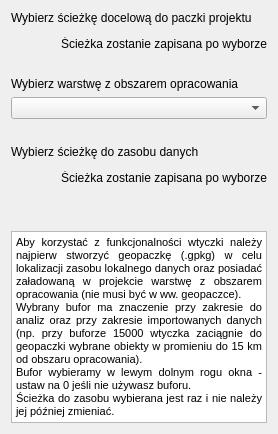
      <widget class="QWidget" name="tab_10">
       <attribute name="title">
        <string>Ustawienia</string>
       </attribute>
       <layout class="QVBoxLayout" name="verticalLayout">
        <item>
         <layout class="QVBoxLayout" name="verticalLayout_3">
          <item>
           <widget class="QLabel" name="label_3">
            <property name="text">
             <string>Wybierz ścieżkę docelową do paczki projektu</string>
            </property>
           </widget>
          </item>
          <item>
           <widget class="QgsFileWidget" name="project_path"/>
          </item>
          <item>
           <widget class="QLabel" name="label_14">
            <property name="text">
             <string>Ścieżka zostanie zapisana po wyborze</string>
            </property>
            <property name="alignment">
             <set>Qt::AlignRight|Qt::AlignTrailing|Qt::AlignVCenter</set>
            </property>
           </widget>
          </item>
          <item>
           <spacer name="verticalSpacer_10">
            <property name="orientation">
             <enum>Qt::Vertical</enum>
            </property>
            <property name="sizeType">
             <enum>QSizePolicy::Fixed</enum>
            </property>
            <property name="sizeHint" stdset="0">
             <size>
              <width>20</width>
              <height>20</height>
             </size>
            </property>
           </spacer>
          </item>
          <item>
           <widget class="QLabel" name="label_2">
            <property name="maximumSize">
             <size>
              <width>16777215</width>
              <height>5000</height>
             </size>
            </property>
            <property name="text">
             <string>Wybierz warstwę z obszarem opracowania</string>
            </property>
           </widget>
          </item>
          <item>
           <widget class="QgsMapLayerComboBox" name="layer_area"/>
          </item>
          <item>
           <spacer name="verticalSpacer_14">
            <property name="orientation">
             <enum>Qt::Vertical</enum>
            </property>
            <property name="sizeType">
             <enum>QSizePolicy::Fixed</enum>
            </property>
            <property name="sizeHint" stdset="0">
             <size>
              <width>20</width>
              <height>20</height>
             </size>
            </property>
           </spacer>
          </item>
          <item>
           <widget class="QLabel" name="label_17">
            <property name="text">
             <string>Wybierz ścieżkę do zasobu danych</string>
            </property>
           </widget>
          </item>
          <item>
           <widget class="QgsFileWidget" name="resource_path"/>
          </item>
          <item>
           <widget class="QLabel" name="label_21">
            <property name="text">
             <string>Ścieżka zostanie zapisana po wyborze</string>
            </property>
            <property name="alignment">
             <set>Qt::AlignRight|Qt::AlignTrailing|Qt::AlignVCenter</set>
            </property>
           </widget>
          </item>
          <item>
           <spacer name="verticalSpacer">
            <property name="orientation">
             <enum>Qt::Vertical</enum>
            </property>
            <property name="sizeHint" stdset="0">
             <size>
              <width>20</width>
              <height>40</height>
             </size>
            </property>
           </spacer>
          </item>
          <item>
           <widget class="QTextBrowser" name="tbSettings">
            <property name="frameShadow">
             <enum>QFrame::Sunken</enum>
            </property>
            <property name="html">
             <string>&lt;!DOCTYPE HTML PUBLIC &quot;-//W3C//DTD HTML 4.0//EN&quot; &quot;http://www.w3.org/TR/REC-html40/strict.dtd&quot;&gt;
&lt;html&gt;&lt;head&gt;&lt;meta name=&quot;qrichtext&quot; content=&quot;1&quot; /&gt;&lt;style type=&quot;text/css&quot;&gt;
p, li { white-space: pre-wrap; }
&lt;/style&gt;&lt;/head&gt;&lt;body style=&quot; font-family:'Open Sans'; font-size:8pt; font-weight:400; font-style:normal;&quot;&gt;
&lt;p align=&quot;justify&quot; style=&quot; margin-top:0px; margin-bottom:0px; margin-left:0px; margin-right:0px; -qt-block-indent:0; text-indent:0px;&quot;&gt;Aby korzystać z funkcjonalności wtyczki należy najpierw stworzyć geopaczkę (.gpkg) w celu lokalizacji zasobu lokalnego danych oraz posiadać załadowaną w projekcie warstwę z obszarem opracowania (nie musi być w ww. geopaczce).&lt;/p&gt;
&lt;p align=&quot;justify&quot; style=&quot; margin-top:0px; margin-bottom:0px; margin-left:0px; margin-right:0px; -qt-block-indent:0; text-indent:0px;&quot;&gt;Wybrany bufor ma znaczenie przy zakresie do analiz oraz przy zakresie importowanych danych (np. przy buforze 15000 wtyczka zaciągnie do geopaczki wybrane obiekty w promieniu do 15 km od obszaru opracowania).&lt;/p&gt;
&lt;p align=&quot;justify&quot; style=&quot; margin-top:0px; margin-bottom:0px; margin-left:0px; margin-right:0px; -qt-block-indent:0; text-indent:0px;&quot;&gt;Bufor wybieramy w lewym dolnym rogu okna - ustaw na 0 jeśli nie używasz buforu.&lt;/p&gt;
&lt;p align=&quot;justify&quot; style=&quot; margin-top:0px; margin-bottom:0px; margin-left:0px; margin-right:0px; -qt-block-indent:0; text-indent:0px;&quot;&gt;Ścieżka do zasobu wybierana jest raz i nie należy jej później zmieniać.&lt;/p&gt;&lt;/body&gt;&lt;/html&gt;</string>
            </property>
           </widget>
          </item>
         </layout>
        </item>
       </layout>
      </widget>
